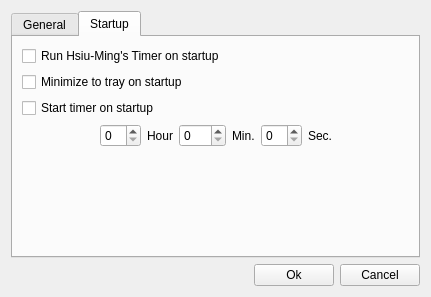
<?xml version="1.0" encoding="UTF-8"?>
<ui version="4.0">
 <class>SettingsDialog</class>
 <widget class="QWidget" name="SettingsDialog">
  <property name="geometry">
   <rect>
    <x>0</x>
    <y>0</y>
    <width>431</width>
    <height>297</height>
   </rect>
  </property>
  <property name="windowTitle">
   <string>Settings</string>
  </property>
  <layout class="QVBoxLayout" name="verticalLayout">
   <item>
    <widget class="QTabWidget" name="tabWidget">
     <property name="currentIndex">
      <number>1</number>
     </property>
     <widget class="QWidget" name="tabGeneral">
      <attribute name="title">
       <string>General</string>
      </attribute>
      <layout class="QVBoxLayout" name="verticalLayout_2">
       <item>
        <widget class="QCheckBox" name="chbMinimizeToTray">
         <property name="text">
          <string>Minimize to tray</string>
         </property>
        </widget>
       </item>
       <item>
        <layout class="QHBoxLayout" name="horizontalLayout_2">
         <item>
          <widget class="QCheckBox" name="chbBeep">
           <property name="text">
            <string>Beep last</string>
           </property>
          </widget>
         </item>
         <item>
          <widget class="QSpinBox" name="spbBeep"/>
         </item>
         <item>
          <widget class="QLabel" name="label">
           <property name="text">
            <string>seconds</string>
           </property>
          </widget>
         </item>
         <item>
          <spacer name="horizontalSpacer_2">
           <property name="orientation">
            <enum>Qt::Horizontal</enum>
           </property>
           <property name="sizeHint" stdset="0">
            <size>
             <width>40</width>
             <height>20</height>
            </size>
           </property>
          </spacer>
         </item>
        </layout>
       </item>
       <item>
        <widget class="QCheckBox" name="chbAudioBeep">
         <property name="text">
          <string>Use audio file to play beep sound</string>
         </property>
        </widget>
       </item>
       <item>
        <spacer name="verticalSpacer">
         <property name="orientation">
          <enum>Qt::Vertical</enum>
         </property>
         <property name="sizeHint" stdset="0">
          <size>
           <width>20</width>
           <height>74</height>
          </size>
         </property>
        </spacer>
       </item>
      </layout>
     </widget>
     <widget class="QWidget" name="tabStartup">
      <attribute name="title">
       <string>Startup</string>
      </attribute>
      <layout class="QVBoxLayout" name="verticalLayout_3">
       <item>
        <widget class="QCheckBox" name="chbStartup">
         <property name="text">
          <string>Run Hsiu-Ming's Timer on startup</string>
         </property>
        </widget>
       </item>
       <item>
        <widget class="QCheckBox" name="chbMinimizeOnStartup">
         <property name="text">
          <string>Minimize to tray on startup</string>
         </property>
        </widget>
       </item>
       <item>
        <widget class="QCheckBox" name="chbStartTimerOnStartup">
         <property name="text">
          <string>Start timer on startup</string>
         </property>
        </widget>
       </item>
       <item>
        <layout class="QHBoxLayout" name="horizontalLayout_3">
         <item>
          <spacer name="horizontalSpacer_3">
           <property name="orientation">
            <enum>Qt::Horizontal</enum>
           </property>
           <property name="sizeHint" stdset="0">
            <size>
             <width>40</width>
             <height>20</height>
            </size>
           </property>
          </spacer>
         </item>
         <item>
          <widget class="QSpinBox" name="spbStartupHour"/>
         </item>
         <item>
          <widget class="QLabel" name="label_2">
           <property name="text">
            <string>Hour</string>
           </property>
          </widget>
         </item>
         <item>
          <widget class="QSpinBox" name="spbStartupMinute">
           <property name="maximum">
            <number>999</number>
           </property>
          </widget>
         </item>
         <item>
          <widget class="QLabel" name="labelMinute">
           <property name="text">
            <string comment="minute">Min.</string>
           </property>
          </widget>
         </item>
         <item>
          <widget class="QSpinBox" name="spbStartupSecond">
           <property name="readOnly">
            <bool>false</bool>
           </property>
           <property name="maximum">
            <number>59</number>
           </property>
          </widget>
         </item>
         <item>
          <widget class="QLabel" name="labelSecond">
           <property name="text">
            <string comment="second">Sec.</string>
           </property>
          </widget>
         </item>
         <item>
          <spacer name="horizontalSpacer_4">
           <property name="orientation">
            <enum>Qt::Horizontal</enum>
           </property>
           <property name="sizeHint" stdset="0">
            <size>
             <width>40</width>
             <height>20</height>
            </size>
           </property>
          </spacer>
         </item>
        </layout>
       </item>
       <item>
        <spacer name="verticalSpacer_2">
         <property name="orientation">
          <enum>Qt::Vertical</enum>
         </property>
         <property name="sizeHint" stdset="0">
          <size>
           <width>20</width>
           <height>114</height>
          </size>
         </property>
        </spacer>
       </item>
      </layout>
     </widget>
    </widget>
   </item>
   <item>
    <layout class="QHBoxLayout" name="horizontalLayout">
     <item>
      <spacer name="horizontalSpacer">
       <property name="orientation">
        <enum>Qt::Horizontal</enum>
       </property>
       <property name="sizeHint" stdset="0">
        <size>
         <width>40</width>
         <height>20</height>
        </size>
       </property>
      </spacer>
     </item>
     <item>
      <widget class="QPushButton" name="btnOk">
       <property name="text">
        <string>Ok</string>
       </property>
      </widget>
     </item>
     <item>
      <widget class="QPushButton" name="btnCancel">
       <property name="text">
        <string>Cancel</string>
       </property>
      </widget>
     </item>
    </layout>
   </item>
  </layout>
 </widget>
 <resources/>
 <connections>
  <connection>
   <sender>btnCancel</sender>
   <signal>clicked()</signal>
   <receiver>SettingsDialog</receiver>
   <slot>close()</slot>
   <hints>
    <hint type="sourcelabel">
     <x>236</x>
     <y>171</y>
    </hint>
    <hint type="destinationlabel">
     <x>153</x>
     <y>102</y>
    </hint>
   </hints>
  </connection>
  <connection>
   <sender>chbBeep</sender>
   <signal>clicked(bool)</signal>
   <receiver>chbAudioBeep</receiver>
   <slot>setEnabled(bool)</slot>
   <hints>
    <hint type="sourcelabel">
     <x>51</x>
     <y>47</y>
    </hint>
    <hint type="destinationlabel">
     <x>153</x>
     <y>77</y>
    </hint>
   </hints>
  </connection>
 </connections>
</ui>
